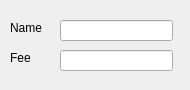
<?xml version="1.0" encoding="UTF-8"?>
<ui version="4.0">
 <class>Counter</class>
 <widget class="QDialog" name="Counter">
  <property name="geometry">
   <rect>
    <x>0</x>
    <y>0</y>
    <width>190</width>
    <height>90</height>
   </rect>
  </property>
  <property name="windowTitle">
   <string>Dialog</string>
  </property>
  <widget class="QLabel" name="label">
   <property name="geometry">
    <rect>
     <x>10</x>
     <y>20</y>
     <width>58</width>
     <height>16</height>
    </rect>
   </property>
   <property name="text">
    <string>Name</string>
   </property>
  </widget>
  <widget class="QLabel" name="label_2">
   <property name="geometry">
    <rect>
     <x>10</x>
     <y>50</y>
     <width>58</width>
     <height>16</height>
    </rect>
   </property>
   <property name="text">
    <string>Fee</string>
   </property>
  </widget>
  <widget class="QLineEdit" name="nameEdit">
   <property name="geometry">
    <rect>
     <x>60</x>
     <y>20</y>
     <width>113</width>
     <height>21</height>
    </rect>
   </property>
  </widget>
  <widget class="QLineEdit" name="feeEdit">
   <property name="geometry">
    <rect>
     <x>60</x>
     <y>50</y>
     <width>113</width>
     <height>21</height>
    </rect>
   </property>
  </widget>
 </widget>
 <resources/>
 <connections/>
</ui>
